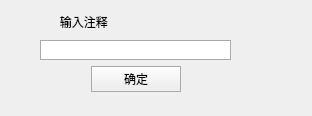
<?xml version="1.0" encoding="UTF-8"?>
<ui version="4.0">
 <class>setting_text</class>
 <widget class="QWidget" name="setting_text">
  <property name="geometry">
   <rect>
    <x>0</x>
    <y>0</y>
    <width>312</width>
    <height>116</height>
   </rect>
  </property>
  <property name="windowTitle">
   <string>Form</string>
  </property>
  <widget class="QWidget" name="layoutWidget">
   <property name="geometry">
    <rect>
     <x>40</x>
     <y>10</y>
     <width>191</width>
     <height>82</height>
    </rect>
   </property>
   <layout class="QVBoxLayout" name="verticalLayout">
    <item>
     <widget class="QLabel" name="label">
      <property name="text">
       <string>      输入注释</string>
      </property>
     </widget>
    </item>
    <item>
     <widget class="QLineEdit" name="lineEdit">
      <property name="styleSheet">
       <string notr="true">QLineEdit 
{
 	padding:1px;
 	padding-left:4px;
    border: 1px solid #aaaaaa;
    background: white;
    selection-background-color: #3399ff;
}


/*QLineEdit获得焦点时的属性设置，主要为光晕边框
这里带了.，所以该属性仅对QLineEdit直接类对象生效，这样做的目的在于，可编辑QTableWidget编辑item时的编辑框不带边框*/
.QLineEdit:focus1
{
  	padding:0px;/*padding，这里边框为2px为了不引起content尺寸变化padding设置为0*/
    padding-left:3px;
    border-width:2px;/*边框宽度*/
	border-style:solid;/*边框类型*/
	/*用渐变色可以营造光晕边框效果*/
	border-color:qlineargradient(x1:0, y1:1, x2:0, y2:0, stop:0 #f9b158, stop:1 #ffe189)/*上边框渐变色*/
	  qlineargradient(x1:0, y1:0, x2:1, y2:0, stop:0 #f9b158, stop:1 #ffe189)/*右边框渐变色*/
	  qlineargradient(x1:0, y1:0, x2:0, y2:1, stop:0 #f9b158, stop:1 #ffe189)/*下边框渐变色*/
	  qlineargradient(x1:1, y1:0, x2:0, y2:0, stop:0 #f9b158, stop:1 #ffe189);/*左边框渐变色*/
}

QLineEdit:read-only
{
    color: #787878;
}</string>
      </property>
     </widget>
    </item>
    <item>
     <layout class="QHBoxLayout" name="horizontalLayout">
      <item>
       <spacer name="horizontalSpacer">
        <property name="orientation">
         <enum>Qt::Horizontal</enum>
        </property>
        <property name="sizeHint" stdset="0">
         <size>
          <width>40</width>
          <height>20</height>
         </size>
        </property>
       </spacer>
      </item>
      <item>
       <widget class="QPushButton" name="set_button">
        <property name="styleSheet">
         <string notr="true">QPushButton
{
	padding:0px 4px;/*上下padding为0px 左右未6px {1,4}为上右下左*/
	min-width:80;
	min-height:24;
	border: 1px solid #aaaaaa;/*边框*/
	background: qlineargradient(x1:0, y1:0, x2:0, y2:1, stop:0 #ffffff, stop:0.8 #eeeeee);/*渐变背景色*/
	outline:none;/*表示foucs状态时取消虚线框*/
}
</string>
        </property>
        <property name="text">
         <string>确定</string>
        </property>
       </widget>
      </item>
      <item>
       <spacer name="horizontalSpacer_2">
        <property name="orientation">
         <enum>Qt::Horizontal</enum>
        </property>
        <property name="sizeHint" stdset="0">
         <size>
          <width>40</width>
          <height>20</height>
         </size>
        </property>
       </spacer>
      </item>
     </layout>
    </item>
   </layout>
  </widget>
 </widget>
 <resources/>
 <connections/>
</ui>
